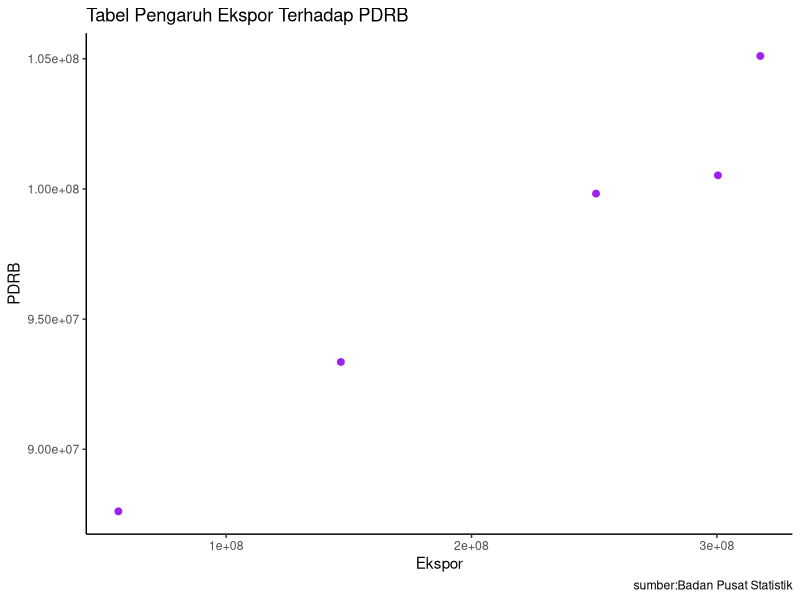

Reproduce this figure in R.
## ---- chunk 1
#| warning: false
#| echo: true
library(tidyverse)
library(readxl)
library("ggplot2")
library("dplyr")
## ---- chunk 2
library("readxl")
dat<-read_excel("Aceh.xlsx")
head(dat)
## ---- chunk 3
library("ggplot2")
library("dplyr")
ggplot(data=dat,aes(x=Ekspor,y=PDRB))+
  geom_point(color="purple",size=2)+
  labs(title="Tabel Pengaruh Ekspor Terhadap PDRB",
       x="Ekspor",
       y="PDRB",
 caption="sumber:Badan Pusat Statistik")+
     theme_classic()
## ---- chunk 4
reg1<-lm(Ekspor~PDRB,data=dat)
summary(reg1)
